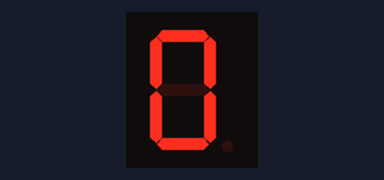
Recording of a sketch running on a simulated ESP32. Parts: 1-digit seven-segment display. Wiring (inferred from the names in the program): 1-digit 7-segment display, segments lit when HIGH: segments GPIO 33, GPIO 32, GPIO 19, GPIO 18, GPIO 5, GPIO 27, GPIO 14, GPIO 4. The segment pins are drawn as the display they are named for.

Above: at 0.1 s.
At 1.1 s:
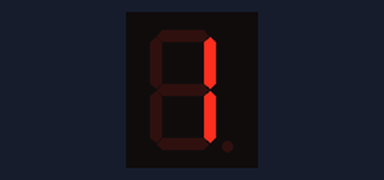
At 2.1 s:
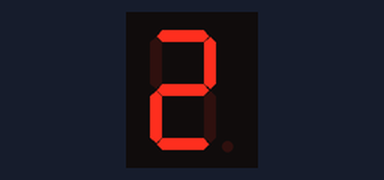
At 5.1 s:
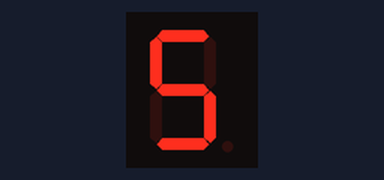
At 7.1 s:
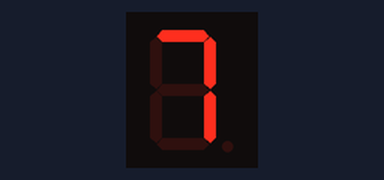
At 10.1 s:
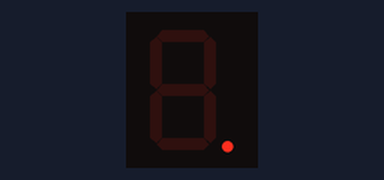

The sketch:

06-020_SevenSegment_display.ino
```cpp
const byte CHAR_COUNT = 11;
const byte symbols[CHAR_COUNT] = {
 B00111111,
 B00000110,
 B01011011,
 B01001111,
 B01100110,
 B01101101,
 B01111101,
 B00000111,
 B01111111,
 B01101111,
 B10000000,
};
byte segmentPins[] = {33,32,19,18,5,27,14,4};
void setup() {
  pinMode(segmentPins[0], OUTPUT);
  pinMode(segmentPins[1], OUTPUT);
  pinMode(segmentPins[2], OUTPUT);
  pinMode(segmentPins[3], OUTPUT);
  pinMode(segmentPins[4], OUTPUT);
  pinMode(segmentPins[5], OUTPUT);
  pinMode(segmentPins[6], OUTPUT);
  pinMode(segmentPins[7], OUTPUT);
}
void loop() {
  for (int i = 0; i<CHAR_COUNT; i++)
  {
    writeLeds(symbols[i]);
    delay(1000);
  }
}
void writeLeds(byte pattern)
{
  for (int i = 0; i<8; i++)
    digitalWrite(segmentPins[i],bitRead(pattern,i));
}
```

Measured:
- by itself, everything shown: repeats every 11.0 s, in 11 steps
- what the display in image 1 shows lasts 1.0 s, from 1.0 s to 2.0 s
